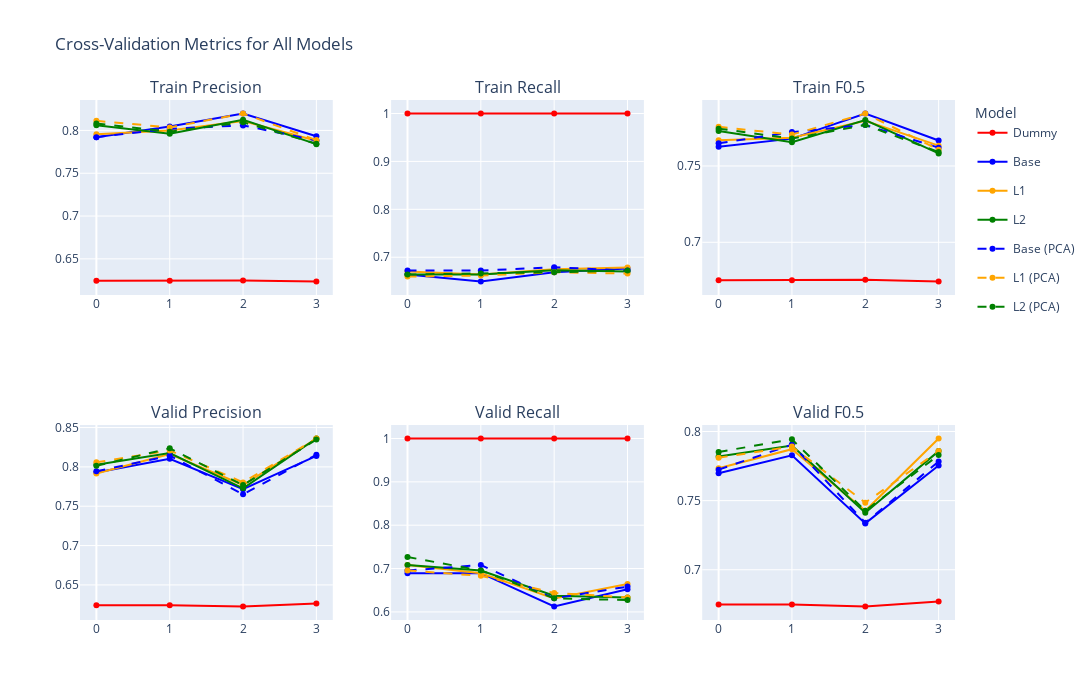

The notebook cell saved with this chart:
### Code cell
fig = make_subplots(
    rows=2, cols=3,
    subplot_titles=[
        "Train Precision", "Train Recall", f"Train F{beta}",
        "Valid Precision", "Valid Recall", f"Valid F{beta}"
    ]
)

model_names = [
    ("dummy", "Dummy"),
    ("lr", "Base"),
    ("lr_l1", "L1"),
    ("lr_l2", "L2"),
    ("lr_pca", "Base (PCA)"),
    ("lr_l1_pca", "L1 (PCA)"),
    ("lr_l2_pca", "L2 (PCA)")
]

# Unique color per model
model_colors = {
    "Dummy": "red",
    "Base": "blue",
    "L1": "orange",
    "L2": "green",
    "Base (PCA)": "blue",
    "L1 (PCA)": "orange",
    "L2 (PCA)": "green"
}

metrics = ["precision", "recall", f"F{beta}"]
scenarios = ["train", "valid"]

for row, scenario in enumerate(scenarios, start=1):
    for col, metric in enumerate(metrics, start=1):
        for model_var, model_label in model_names:
            model = globals()[model_var]
            y_vals = model.cv_scores[scenario][metric]
            is_pca = "PCA" in model_label
            fig.add_trace(
                go.Scatter(
                    y=y_vals,
                    mode="lines+markers",
                    name=model_label,
                    legendgroup=model_label,
                    line=dict(
                        dash="dash" if is_pca else "solid",
                        color=model_colors[model_label]
                    ),
                    showlegend=(row == 1 and col == 1)
                ),
                row=row, col=col
            )

fig.update_layout(
    height=700, width=1500,
    title_text="Cross-Validation Metrics for All Models",
    legend_title_text="Model"
)
fig.show()

### Figure 1 — Plotly figure (JSON) as saved in the notebook; plotly's stock layout.template omitted (floating-point values rounded to 4 significant figures)
{"data": [{"legendgroup": "Dummy", "line": {"color": "red", "dash": "solid"}, "mode": "lines+markers", "name": "Dummy", "showlegend": true, "type": "scatter", "xaxis": "x", "y": [0.6244, 0.6244, 0.6248, 0.6235], "yaxis": "y"}, {"legendgroup": "Base", "line": {"color": "blue", "dash": "solid"}, "mode": "lines+markers", "name": "Base", "showlegend": true, "type": "scatter", "xaxis": "x", "y": [0.7921, 0.8046, 0.8198, 0.7932], "yaxis": "y"}, {"legendgroup": "L1", "line": {"color": "orange", "dash": "solid"}, "mode": "lines+markers", "name": "L1", "showlegend": true, "type": "scatter", "xaxis": "x", "y": [0.7956, 0.8, 0.8109, 0.788], "yaxis": "y"}, {"legendgroup": "L2", "line": {"color": "green", "dash": "solid"}, "mode": "lines+markers", "name": "L2", "showlegend": true, "type": "scatter", "xaxis": "x", "y": [0.806, 0.796, 0.8125, 0.784], "yaxis": "y"}, {"legendgroup": "Base (PCA)", "line": {"color": "blue", "dash": "dash"}, "mode": "lines+markers", "name": "Base (PCA)", "showlegend": true, "type": "scatter", "xaxis": "x", "y": [0.7922, 0.802, 0.8059, 0.7883], "yaxis": "y"}, {"legendgroup": "L1 (PCA)", "line": {"color": "orange", "dash": "dash"}, "mode": "lines+markers", "name": "L1 (PCA)", "showlegend": true, "type": "scatter", "xaxis": "x", "y": [0.8112, 0.8035, 0.8198, 0.7887], "yaxis": "y"}, {"legendgroup": "L2 (PCA)", "line": {"color": "green", "dash": "dash"}, "mode": "lines+markers", "name": "L2 (PCA)", "showlegend": true, "type": "scatter", "xaxis": "x", "y": [0.8081, 0.7985, 0.8095, 0.7845], "yaxis": "y"}, {"legendgroup": "Dummy", "line": {"color": "red", "dash": "solid"}, "mode": "lines+markers", "name": "Dummy", "showlegend": false, "type": "scatter", "xaxis": "x2", "y": [1, 1, 1, 1], "yaxis": "y2"}, {"legendgroup": "Base", "line": {"color": "blue", "dash": "solid"}, "mode": "lines+markers", "name": "Base", "showlegend": false, "type": "scatter", "xaxis": "x2", "y": [0.6639, 0.6494, 0.6687, 0.6763], "yaxis": "y2"}, {"legendgroup": "L1", "line": {"color": "orange", "dash": "solid"}, "mode": "lines+markers", "name": "L1", "showlegend": false, "type": "scatter", "xaxis": "x2", "y": [0.6701, 0.6639, 0.6749, 0.6784], "yaxis": "y2"}, {"legendgroup": "L2", "line": {"color": "green", "dash": "solid"}, "mode": "lines+markers", "name": "L2", "showlegend": false, "type": "scatter", "xaxis": "x2", "y": [0.6639, 0.6639, 0.6729, 0.6701], "yaxis": "y2"}, {"legendgroup": "Base (PCA)", "line": {"color": "blue", "dash": "dash"}, "mode": "lines+markers", "name": "Base (PCA)", "showlegend": false, "type": "scatter", "xaxis": "x2", "y": [0.6722, 0.6722, 0.6791, 0.6722], "yaxis": "y2"}, {"legendgroup": "L1 (PCA)", "line": {"color": "orange", "dash": "dash"}, "mode": "lines+markers", "name": "L1 (PCA)", "showlegend": false, "type": "scatter", "xaxis": "x2", "y": [0.6598, 0.6618, 0.6687, 0.666], "yaxis": "y2"}, {"legendgroup": "L2 (PCA)", "line": {"color": "green", "dash": "dash"}, "mode": "lines+markers", "name": "L2 (PCA)", "showlegend": false, "type": "scatter", "xaxis": "x2", "y": [0.6639, 0.666, 0.6687, 0.6722], "yaxis": "y2"}, {"legendgroup": "Dummy", "line": {"color": "red", "dash": "solid"}, "mode": "lines+markers", "name": "Dummy", "showlegend": false, "type": "scatter", "xaxis": "x3", "y": [0.6751, 0.6751, 0.6755, 0.6743], "yaxis": "y3"}, {"legendgroup": "Base", "line": {"color": "blue", "dash": "solid"}, "mode": "lines+markers", "name": "Base", "showlegend": false, "type": "scatter", "xaxis": "x3", "y": [0.7626, 0.7679, 0.7844, 0.7667], "yaxis": "y3"}, {"legendgroup": "L1", "line": {"color": "orange", "dash": "solid"}, "mode": "lines+markers", "name": "L1", "showlegend": false, "type": "scatter", "xaxis": "x3", "y": [0.7669, 0.7685, 0.7795, 0.7633], "yaxis": "y3"}, {"legendgroup": "L2", "line": {"color": "green", "dash": "solid"}, "mode": "lines+markers", "name": "L2", "showlegend": false, "type": "scatter", "xaxis": "x3", "y": [0.7729, 0.7656, 0.7801, 0.7582], "yaxis": "y3"}, {"legendgroup": "Base (PCA)", "line": {"color": "blue", "dash": "dash"}, "mode": "lines+markers", "name": "Base (PCA)", "showlegend": false, "type": "scatter", "xaxis": "x3", "y": [0.7649, 0.7722, 0.7769, 0.762], "yaxis": "y3"}, {"legendgroup": "L1 (PCA)", "line": {"color": "orange", "dash": "dash"}, "mode": "lines+markers", "name": "L1 (PCA)", "showlegend": false, "type": "scatter", "xaxis": "x3", "y": [0.7756, 0.7705, 0.7844, 0.7607], "yaxis": "y3"}, {"legendgroup": "L2 (PCA)", "line": {"color": "green", "dash": "dash"}, "mode": "lines+markers", "name": "L2 (PCA)", "showlegend": false, "type": "scatter", "xaxis": "x3", "y": [0.7744, 0.7679, 0.7768, 0.7591], "yaxis": "y3"}, {"legendgroup": "Dummy", "line": {"color": "red", "dash": "solid"}, "mode": "lines+markers", "name": "Dummy", "showlegend": false, "type": "scatter", "xaxis": "x4", "y": [0.624, 0.624, 0.6226, 0.6265], "yaxis": "y4"}, {"legendgroup": "Base", "line": {"color": "blue", "dash": "solid"}, "mode": "lines+markers", "name": "Base", "showlegend": false, "type": "scatter", "xaxis": "x4", "y": [0.7929, 0.8102, 0.7717, 0.814], "yaxis": "y4"}, {"legendgroup": "L1", "line": {"color": "orange", "dash": "solid"}, "mode": "lines+markers", "name": "L1", "showlegend": false, "type": "scatter", "xaxis": "x4", "y": [0.7917, 0.8162, 0.7769, 0.8359], "yaxis": "y4"}, {"legendgroup": "L2", "line": {"color": "green", "dash": "solid"}, "mode": "lines+markers", "name": "L2", "showlegend": false, "type": "scatter", "xaxis": "x4", "y": [0.8028, 0.8175, 0.7727, 0.8361], "yaxis": "y4"}, {"legendgroup": "Base (PCA)", "line": {"color": "blue", "dash": "dash"}, "mode": "lines+markers", "name": "Base (PCA)", "showlegend": false, "type": "scatter", "xaxis": "x4", "y": [0.7943, 0.8143, 0.7652, 0.8154], "yaxis": "y4"}, {"legendgroup": "L1 (PCA)", "line": {"color": "orange", "dash": "dash"}, "mode": "lines+markers", "name": "L1 (PCA)", "showlegend": false, "type": "scatter", "xaxis": "x4", "y": [0.8058, 0.8209, 0.7803, 0.8361], "yaxis": "y4"}, {"legendgroup": "L2 (PCA)", "line": {"color": "green", "dash": "dash"}, "mode": "lines+markers", "name": "L2 (PCA)", "showlegend": false, "type": "scatter", "xaxis": "x4", "y": [0.8014, 0.8235, 0.7769, 0.8347], "yaxis": "y4"}, {"legendgroup": "Dummy", "line": {"color": "red", "dash": "solid"}, "mode": "lines+markers", "name": "Dummy", "showlegend": false, "type": "scatter", "xaxis": "x5", "y": [1, 1, 1, 1], "yaxis": "y5"}, {"legendgroup": "Base", "line": {"color": "blue", "dash": "solid"}, "mode": "lines+markers", "name": "Base", "showlegend": false, "type": "scatter", "xaxis": "x5", "y": [0.6894, 0.6894, 0.6125, 0.6522], "yaxis": "y5"}, {"legendgroup": "L1", "line": {"color": "orange", "dash": "solid"}, "mode": "lines+markers", "name": "L1", "showlegend": false, "type": "scatter", "xaxis": "x5", "y": [0.7081, 0.6894, 0.6312, 0.6646], "yaxis": "y5"}, {"legendgroup": "L2", "line": {"color": "green", "dash": "solid"}, "mode": "lines+markers", "name": "L2", "showlegend": false, "type": "scatter", "xaxis": "x5", "y": [0.7081, 0.6957, 0.6375, 0.6335], "yaxis": "y5"}, {"legendgroup": "Base (PCA)", "line": {"color": "blue", "dash": "dash"}, "mode": "lines+markers", "name": "Base (PCA)", "showlegend": false, "type": "scatter", "xaxis": "x5", "y": [0.6957, 0.7081, 0.6312, 0.6584], "yaxis": "y5"}, {"legendgroup": "L1 (PCA)", "line": {"color": "orange", "dash": "dash"}, "mode": "lines+markers", "name": "L1 (PCA)", "showlegend": false, "type": "scatter", "xaxis": "x5", "y": [0.6957, 0.6832, 0.6438, 0.6335], "yaxis": "y5"}, {"legendgroup": "L2 (PCA)", "line": {"color": "green", "dash": "dash"}, "mode": "lines+markers", "name": "L2 (PCA)", "showlegend": false, "type": "scatter", "xaxis": "x5", "y": [0.7267, 0.6957, 0.6312, 0.6273], "yaxis": "y5"}, {"legendgroup": "Dummy", "line": {"color": "red", "dash": "solid"}, "mode": "lines+markers", "name": "Dummy", "showlegend": false, "type": "scatter", "xaxis": "x6", "y": [0.6748, 0.6748, 0.6734, 0.677], "yaxis": "y6"}, {"legendgroup": "Base", "line": {"color": "blue", "dash": "solid"}, "mode": "lines+markers", "name": "Base", "showlegend": false, "type": "scatter", "xaxis": "x6", "y": [0.7698, 0.7828, 0.7335, 0.7755], "yaxis": "y6"}, {"legendgroup": "L1", "line": {"color": "orange", "dash": "solid"}, "mode": "lines+markers", "name": "L1", "showlegend": false, "type": "scatter", "xaxis": "x6", "y": [0.7734, 0.7872, 0.7426, 0.7949], "yaxis": "y6"}, {"legendgroup": "L2", "line": {"color": "green", "dash": "solid"}, "mode": "lines+markers", "name": "L2", "showlegend": false, "type": "scatter", "xaxis": "x6", "y": [0.7819, 0.7898, 0.7413, 0.7858], "yaxis": "y6"}, {"legendgroup": "Base (PCA)", "line": {"color": "blue", "dash": "dash"}, "mode": "lines+markers", "name": "Base (PCA)", "showlegend": false, "type": "scatter", "xaxis": "x6", "y": [0.7724, 0.7906, 0.734, 0.7783], "yaxis": "y6"}, {"legendgroup": "L1 (PCA)", "line": {"color": "orange", "dash": "dash"}, "mode": "lines+markers", "name": "L1 (PCA)", "showlegend": false, "type": "scatter", "xaxis": "x6", "y": [0.781, 0.7891, 0.7485, 0.7858], "yaxis": "y6"}, {"legendgroup": "L2 (PCA)", "line": {"color": "green", "dash": "dash"}, "mode": "lines+markers", "name": "L2 (PCA)", "showlegend": false, "type": "scatter", "xaxis": "x6", "y": [0.7852, 0.7943, 0.7426, 0.7829], "yaxis": "y6"}], "layout": {"annotations": [{"font": {"size": 16}, "showarrow": false, "text": "Train Precision", "x": 0.1444, "xanchor": "center", "xref": "paper", "y": 1, "yanchor": "bottom", "yref": "paper"}, {"font": {"size": 16}, "showarrow": false, "text": "Train Recall", "x": 0.5, "xanchor": "center", "xref": "paper", "y": 1, "yanchor": "bottom", "yref": "paper"}, {"font": {"size": 16}, "showarrow": false, "text": "Train F0.5", "x": 0.8556, "xanchor": "center", "xref": "paper", "y": 1, "yanchor": "bottom", "yref": "paper"}, {"font": {"size": 16}, "showarrow": false, "text": "Valid Precision", "x": 0.1444, "xanchor": "center", "xref": "paper", "y": 0.375, "yanchor": "bottom", "yref": "paper"}, {"font": {"size": 16}, "showarrow": false, "text": "Valid Recall", "x": 0.5, "xanchor": "center", "xref": "paper", "y": 0.375, "yanchor": "bottom", "yref": "paper"}, {"font": {"size": 16}, "showarrow": false, "text": "Valid F0.5", "x": 0.8556, "xanchor": "center", "xref": "paper", "y": 0.375, "yanchor": "bottom", "yref": "paper"}], "height": 700, "legend": {"title": {"text": "Model"}}, "title": {"text": "Cross-Validation Metrics for All Models"}, "width": 1500, "xaxis": {"anchor": "y", "domain": [0, 0.2889]}, "xaxis2": {"anchor": "y2", "domain": [0.3556, 0.6444]}, "xaxis3": {"anchor": "y3", "domain": [0.7111, 1]}, "xaxis4": {"anchor": "y4", "domain": [0, 0.2889]}, "xaxis5": {"anchor": "y5", "domain": [0.3556, 0.6444]}, "xaxis6": {"anchor": "y6", "domain": [0.7111, 1]}, "yaxis": {"anchor": "x", "domain": [0.625, 1]}, "yaxis2": {"anchor": "x2", "domain": [0.625, 1]}, "yaxis3": {"anchor": "x3", "domain": [0.625, 1]}, "yaxis4": {"anchor": "x4", "domain": [0, 0.375]}, "yaxis5": {"anchor": "x5", "domain": [0, 0.375]}, "yaxis6": {"anchor": "x6", "domain": [0, 0.375]}}}
